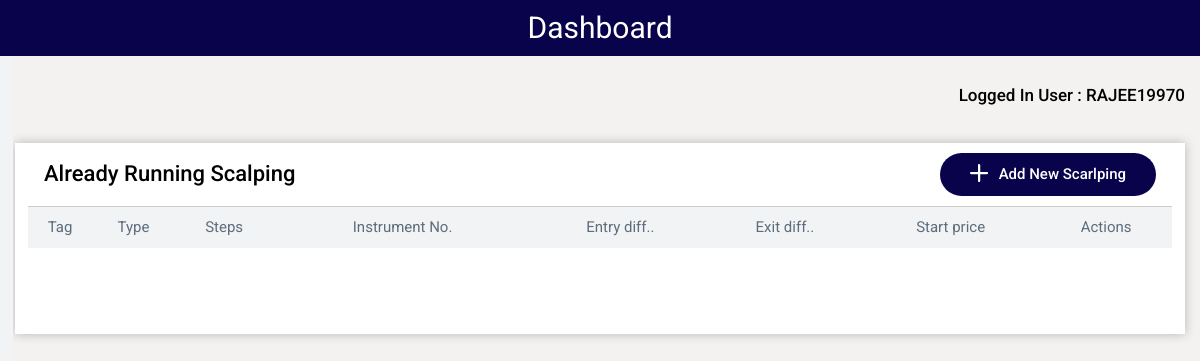
Page /share/dashboard (signed in) on the earlier database version.
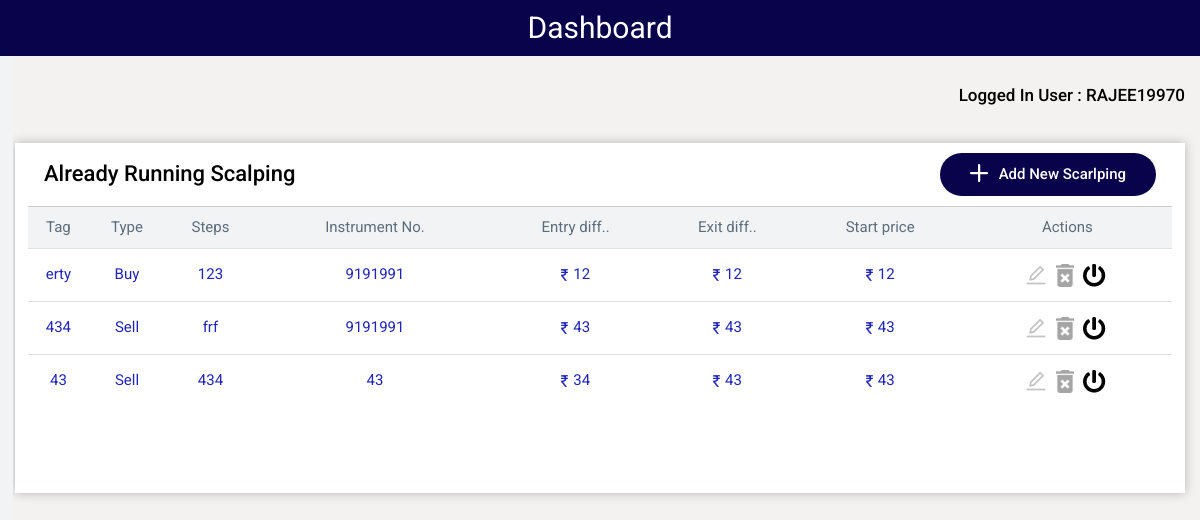
Same page on the later database version.
### share/models.py (models this page shows)
class ScalpingOrder(models.Model):
    userid = models.CharField(max_length=200)
    currentdate = models.CharField(max_length=200)
    instrumentToken = models.CharField(max_length=200)
    orderType = models.CharField(max_length=200)
    lotQuantity = models.CharField(max_length=200)
    steps = models.CharField(max_length=200)
    entryDiff = models.CharField(max_length=200)
    exitDiff = models.CharField(max_length=200)
    startPrice = models.CharField(max_length=200)
    status = models.CharField(max_length=200 , default='stop')
    instrumenttype = models.CharField(max_length=200 , default='')
    instrumentTag = models.CharField(max_length=200 , default='')

### share/views.py (the view)
# urls.py: path('dashboard',views.dashboardView),
def dashboardView(request):
    try :
        var = request.session['user_id'];
        loggedInUser = request.session['user_id'];
        UserData = User.objects.get(id=loggedInUser)
        scalpingOrder = ScalpingOrder.objects.all()
        context = {
            "scalpingOrder": scalpingOrder,"loggedInUser":UserData.user_id}
        return render(request, 'share/dashboard.html', context)
    except:
        context = {}
        return render(request, 'share/login.html', context)

### share/templates/share/dashboard.html (shortened to what this page needs)
{% load static %}
<html xmlns="http://www.w3.org/1999/xhtml">
<head>
<link rel="stylesheet" href="https://maxcdn.bootstrapcdn.com/bootstrap/4.0.0/css/bootstrap.min.css">
<link href=" {% static '/css/style.css' %} " rel="stylesheet" type="text/css" defer="">
</head>
<body>
<div class="dashboard-section">
  <div class="des_header"><h3>Dashboard</h3></div>
	<div class="container">
    <div><h5 class="tittletwo tittlenewone">Logged In User : {{ loggedInUser }}</h5> </div>
    <div class="des_table">
      <div class="table_text_he">
        <div class="row">
          <div class="col-6 text-left m-auto"><h5 class="tittletwo">Already Running Scalping</h5> </div>
          <div class="col-6 text-right"><a class="btnone" href="http://127.0.0.1:8000/share/addNewScalping"> <img style="vertical-align: text-bottom;
            margin-right: 10px;" src=" {% static 'images/Icon ionic-ios-add.png' %} ">Add New Scarlping</a></div>
        </div>
      </div>
      <div class="table_inner">
      <table class="table table_des">
        <thead class="thead-dark">
          <tr>
            <th scope="col">Tag <img src=" {% static 'images/line.png' %} "></th>
            <th scope="col">Type <img src=" {% static 'images/line.png' %} "></th>
            <th scope="col">Steps <img src=" {% static 'images/line.png' %} "></th>
            <th scope="col">Instrument No. <img src=" {% static 'images/line2.png' %} "></th>
            <th scope="col">Entry diff.. <img src=" {% static 'images/line2.png' %} "></th>
            <th scope="col">Exit diff.. <img src=" {% static 'images/line.png' %} "></th>
            <th scope="col">Start price <img src=" {% static 'images/line.png' %} "></th>
            <th scope="col">Actions </th>
          </tr>
        </thead>
        <tbody>
          {% for order in scalpingOrder %}
          <tr class="buy_se">
            <th scope="row">{{ order.instrumentTag }}</th>
            <td>{{ order.orderType }}</td>
            <td>{{ order.steps }}</td>
            <td>{{ order.instrumentToken }}</td>
            <td><img src=" {% static 'images/Vector.png' %} ">{{ order.entryDiff }}</td>
            <td><img src=" {% static 'images/Vector.png' %} ">{{ order.exitDiff }}</td>
            <td><img src=" {% static 'images/Vector.png' %} ">{{ order.startPrice }}</td>
            <td>
                <p class="action_btn"><img onclick="editScalping('{{order.id}}');" class="icon_view" src=" {% static 'images/ant-design_edit-outlined.png' %}">
                <a href="#"><img style="    width: 18px;" onclick="deleteScalping('{{order.id}}');" class="icon_view" src=" {% static 'images/delete.png' %}"> </a>
                {% if order.status == 'stop' %}
                     <a href="#"><img onclick="runScalping('{{order.id}}','{{order.status}}');" class="icon_view" src=" {% static 'images/power-buttonone.png' %}"> </a>
                {% else %}
                     <a href="#"><img onclick="runScalping('{{order.id}}','{{order.status}}');" class="icon_view" src=" {% static 'images/stop.png' %}"> <img onclick="runScalping('{{order.id}}','{{order.status}}');" class="hover_view" src=" {% static 'images/stop.png' %}"></a>
                {% endif %}
                </p>
            </td>
          </tr>
          {% endfor %}
        </tbody>
      </table>
    </div>
    </div>
  </div>
</div>
</body>
</html>

Differences in the rows shown:
added ScalpingOrder: instrumentTag "erty", orderType "Buy", steps "123", instrumentToken "9191991", entryDiff "12", exitDiff "12", startPrice "12"
added ScalpingOrder: instrumentTag "434", orderType "Sell", steps "frf", instrumentToken "9191991", entryDiff "43", exitDiff "43", startPrice "43"
added ScalpingOrder: instrumentTag "43", orderType "Sell", steps "434", instrumentToken "43", entryDiff "34", exitDiff "43", startPrice "43"
